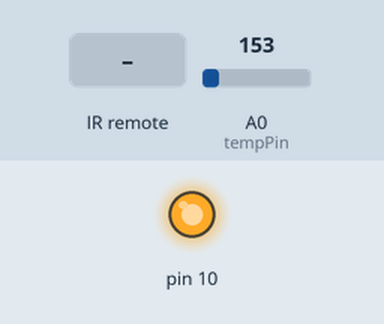
Simulated run of this sketch. Board: Arduino Uno, built with avr-gcc and run on an emulated ATmega328P. Parts: output pins drawn as LEDs (lit = HIGH). The inputs (shaded band) are chosen by the test bench; at power-on: A0 (tempPin) = 153. No radio packets arrive unless stated; what the sketch prints to the serial monitor is not drawn.

Above: at 1.3 s.
1.4 s: infrared code 0x885B30D5 received
3.0 s: infrared code 0xE7E0CFB1 received
4.5 s: infrared code 0xA34F5A01 received
Timing chart, 0 to 7.5 s (numbered marks = the images above; inputs shaded):
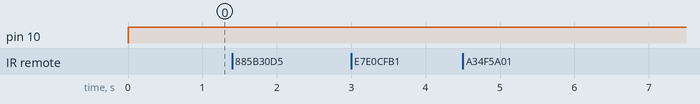

The sketch:

TX2.ino
```cpp
#include <IRremote.h>
//433MHz Libraries
#include <RH_ASK.h>
#include <SPI.h>
RH_ASK driver;
//IR Receiver libraries
#include <IRremote.h>
int RECV_PIN = 11;
IRrecv irrecv(RECV_PIN);
decode_results results;
//Declaration of pins
char tmp[2] = {1};
int analogVal;
const int tempPin = A0;


void setup()
{
    pinMode(10, OUTPUT);
    Serial.begin(9600);
    irrecv.enableIRIn();
    if (!driver.init()) Serial.println("init failed");
}

void loop()
{
   float voltage;
   float temperature;
   int tmp10;
   analogVal = analogRead (tempPin);
   temperature =(((5000.0/1024.0)*analogVal)-500)/10;
   Serial.println(temperature);
   tmp10 = temperature*5;
   Serial.println(tmp10);
   tmp[1] = char (tmp10);
   if (irrecv.decode(&results))
   {
    Serial.println(results.value, HEX);
    switch (results.value)
    {
      case 0x885B30D5:{tmp[0] = 1;
      driver.send((uint8_t *)tmp, strlen(tmp));
      driver.waitPacketSent();
      break;}//Channel 1
      case 0xE7E0CFB1:{tmp[0] = 2;
      driver.send((uint8_t *)tmp, strlen(tmp));
      driver.waitPacketSent();
      break;}//Channel 2
      case 0xA34F5A01:{tmp[0] = 3;
      driver.send((uint8_t *)tmp, strlen(tmp));
      driver.waitPacketSent();
      break;}//Channel 3
      case 0xC7E0BECF:{tmp[0] = 10;
      driver.send((uint8_t *)tmp, strlen(tmp));
      driver.waitPacketSent();
      break;}//Menu=Temp
      case 0x28CBA803:{tmp[0] = 11;
      driver.send((uint8_t *)tmp, strlen(tmp));
      driver.waitPacketSent();
      break;}//Mute=Urgent
      case 0xCC00A5B7:{tmp[0] = 12;
      driver.send((uint8_t *)tmp, strlen(tmp));
      driver.waitPacketSent();
      char msg[] = "Lim";
      Serial.println((char*)msg);
      driver.send((uint8_t *)msg, strlen(msg));
      driver.waitPacketSent();
      break;}//AV=Normal text
    }
    irrecv.resume();
   }
   digitalWrite(10, HIGH); //LED Pin
   delay(500);
}
```

Measured:
- after the input at 1.4 s, every drawn part: stays the same
- after the input at 3.0 s, every drawn part: stays the same
- after the input at 4.5 s, every drawn part: stays the same
